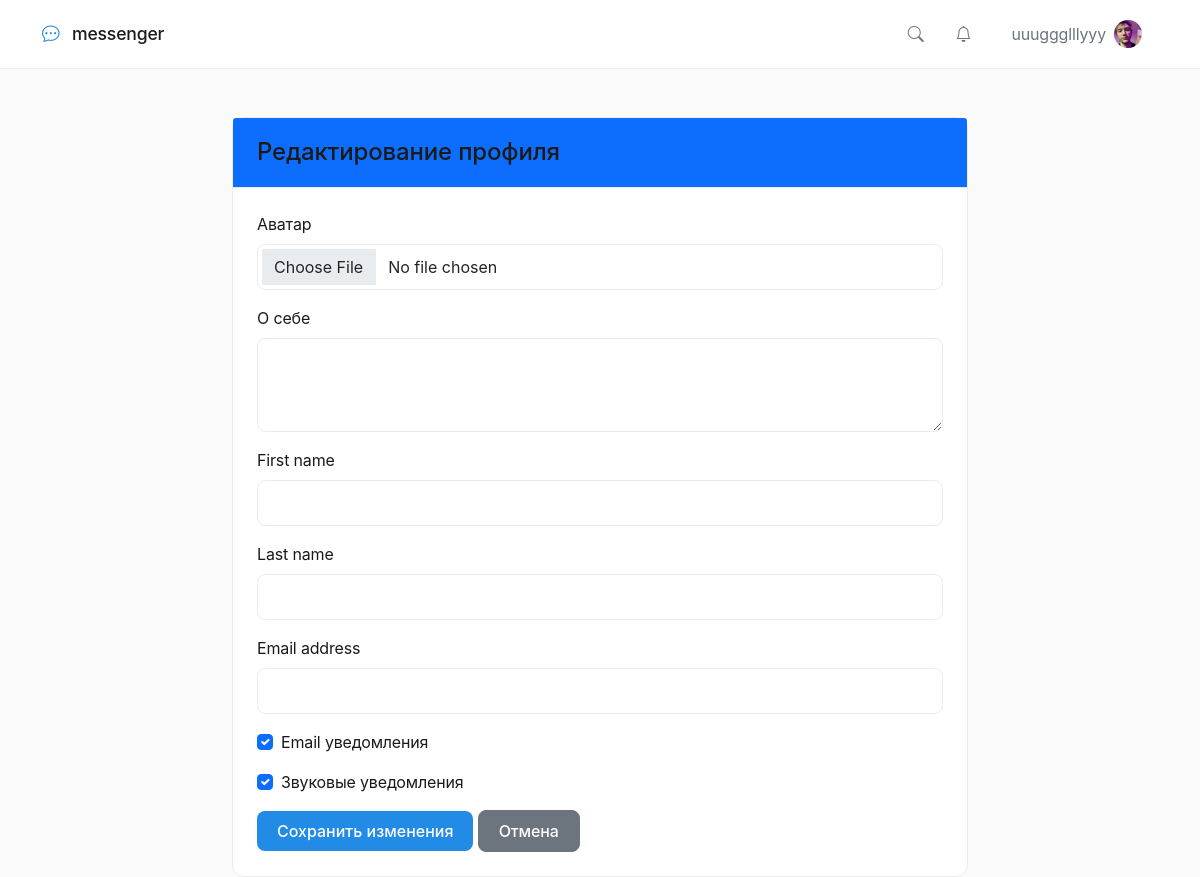
Page /accounts/profile/edit/ (signed in) on the committed database.
### accounts/models.py (models this page shows, shortened)
class User(AbstractUser):
    groups = models.ManyToManyField(
        'auth.Group',
        verbose_name='groups',
        blank=True,
        related_name='custom_user_set',
        related_query_name='custom_user',
    )
    user_permissions = models.ManyToManyField(
        'auth.Permission',
        verbose_name='user permissions',
        blank=True,
        related_name='custom_user_set',
        related_query_name='custom_user',
    )
    avatar = models.ImageField(upload_to='avatars/', null=True, blank=True, verbose_name='Аватар')
    bio = models.TextField(max_length=500, blank=True, verbose_name='О себе')
    is_online = models.BooleanField(default=False, verbose_name='Онлайн')
    last_seen = models.DateTimeField(null=True, blank=True, verbose_name='Последний визит')
    in_call = models.BooleanField(default=False, verbose_name='В звонке')
    current_call_chat_id = models.IntegerField(null=True, blank=True, verbose_name='ID чата звонка')
    email_notifications = models.BooleanField(default=True, verbose_name='Email уведомления')
    sound_notifications = models.BooleanField(default=True, verbose_name='Звуковые уведомления')
    created_at = models.DateTimeField(auto_now_add=True, verbose_name='Дата регистрации')
    updated_at = models.DateTimeField(auto_now=True, verbose_name='Дата обновления')
    class Meta:
        verbose_name = 'Пользователь'
        verbose_name_plural = 'Пользователи'

### accounts/views.py (the view)
# urls.py: path('profile/edit/', views.edit_profile, name='edit_profile'),
@login_required
def edit_profile(request):
    if request.method == 'POST':
        form = UserProfileForm(request.POST, request.FILES, instance=request.user)
        if form.is_valid():
            form.save()
            messages.success(request, '✅ Профиль успешно обновлен!')
            return redirect('accounts:profile')
    else:
        form = UserProfileForm(instance=request.user)
    return render(request, 'accounts/edit_profile.html', {'form': form})

### accounts/forms.py
class UserProfileForm(forms.ModelForm):
    class Meta:
        model = User
        fields = ('avatar', 'bio', 'first_name', 'last_name', 'email',
                  'email_notifications', 'sound_notifications')
        widgets = {
            'bio': forms.Textarea(attrs={'rows': 3, 'class': 'form-control'}),
            'avatar': forms.FileInput(attrs={'class': 'form-control'}),
            'first_name': forms.TextInput(attrs={'class': 'form-control'}),
            'last_name': forms.TextInput(attrs={'class': 'form-control'}),
            'email': forms.EmailInput(attrs={'class': 'form-control'}),
            'email_notifications': forms.CheckboxInput(attrs={'class': 'form-check-input'}),
            'sound_notifications': forms.CheckboxInput(attrs={'class': 'form-check-input'}),
        }

### templates/accounts/edit_profile.html (shortened to what this page needs)
{% extends 'base.html' %}
{% load crispy_forms_tags %}
{% block content %}
<div class="row">
    <div class="col-md-8 mx-auto">
        <div class="card">
            <div class="card-header bg-primary text-white">
                <h4 class="mb-0">Редактирование профиля</h4>
            </div>
            <div class="card-body">
                <form method="post" enctype="multipart/form-data">
                    {{ form|crispy }}
                    <button type="submit" class="btn btn-primary">Сохранить изменения</button>
                    <a href="{% url 'accounts:profile' %}" class="btn btn-secondary">Отмена</a>
                </form>
            </div>
        </div>
    </div>
</div>
{% endblock %}

### templates/base.html (shortened to what this page needs)
<!DOCTYPE html>
<html lang="ru">
<head>
    <link href="https://cdn.jsdelivr.net/npm/bootstrap@5.1.3/dist/css/bootstrap.min.css" rel="stylesheet">
    <link rel="stylesheet" href="https://cdn.jsdelivr.net/npm/bootstrap-icons@1.11.1/font/bootstrap-icons.css">
</head>
<body>
    <nav class="navbar">
        <div class="container">
            <a class="navbar-brand" href="{% url 'chat:home' %}">
                <i class="bi bi-chat-dots"></i> messenger
            </a>
            <div class="d-flex align-items-center">
                {% if user.is_authenticated %}
                    <a class="nav-link" href="{% url 'accounts:search_users' %}" title="Поиск">
                        <i class="bi bi-search"></i>
                    </a>
                    <div class="dropdown">
                        <a class="nav-link position-relative" href="#" id="notificationsDropdown"
                           role="button" data-bs-toggle="dropdown" aria-expanded="false">
                            <i class="bi bi-bell"></i>
                        </a>
                    </div>
                    <div class="dropdown ms-2">
                        <a class="nav-link d-flex align-items-center" href="#" role="button" data-bs-toggle="dropdown">
                            <span class="me-2">{{ user.username }}</span>
                            {% if user.avatar %}
                                <img src="{{ user.avatar.url }}" alt="" class="rounded-circle" style="width: 28px; height: 28px; object-fit: cover;">
                            {% else %}
                                <div class="avatar-placeholder" style="width: 28px; height: 28px; font-size: 12px;">
                                    {{ user.username|first|upper }}
                                </div>
                            {% endif %}
                        </a>
                    </div>
                {% else %}
                    <a class="nav-link" href="{% url 'accounts:login' %}">Вход</a>
                    <a class="nav-link" href="{% url 'accounts:register' %}">Регистрация</a>
                {% endif %}
            </div>
        </div>
    </nav>
    <div class="container mt-4 mt-md-5">
        {% block content %}{% endblock %}
    </div>
</body>
</html>

### templates/base.html (style rules this page uses)
:root { --bg-primary: #ffffff; --bg-secondary: #fafafa; --text-primary: #1a1a1a; --text-secondary: #6c757d; --border-color: #e9ecef; --accent-color: #228be6; --accent-hover: #1c7ed6; --shadow-sm: 0 1px 2px rgba(0,0,0,0.02); --shadow-md: 0 2px 8px rgba(0,0,0,0.02); --transition: all 0.2s cubic-bezier(0.4, 0, 0.2, 1); }
body { background-color: var(--bg-secondary); color: var(--text-primary); font-family: -apple-system, BlinkMacSystemFont, 'Segoe UI', Roboto, sans-serif; line-height: 1.5; letter-spacing: -0.01em; }
.navbar { background-color: var(--bg-primary) !important; border-bottom: 1px solid var(--border-color); padding: 0.75rem 0; box-shadow: none; }
.navbar-brand { color: var(--text-primary) !important; font-weight: 500; font-size: 1.1rem; letter-spacing: -0.01em; }
.navbar-brand i { color: var(--accent-color); margin-right: 0.5rem; }
.nav-link { color: var(--text-secondary) !important; padding: 0.5rem 1rem !important; transition: var(--transition); }
.card { background-color: var(--bg-primary); border: 1px solid var(--border-color); border-radius: 12px; box-shadow: none; transition: var(--transition); }
.card-header { background-color: transparent; border-bottom: 1px solid var(--border-color); padding: 1.25rem 1.5rem; }
.card-header h4, .card-header h5 { font-weight: 500; color: var(--text-primary); margin: 0; }
.card-body { padding: 1.5rem; }
.btn { border-radius: 8px; padding: 0.5rem 1.25rem; font-weight: 450; transition: var(--transition); }
.btn-primary { background-color: var(--accent-color); border: none; color: white; }
.avatar, .rounded-circle { border-radius: 50% !important; border: none; object-fit: cover; }
.form-control { border: 1px solid var(--border-color); border-radius: 8px; padding: 0.625rem 1rem; background-color: var(--bg-primary); transition: var(--transition); }
a { text-decoration: none; color: var(--accent-color); }

### rows in the picture
User: username "uuuggglllyyy", avatar (picture), email_notifications "☑", sound_notifications "☑"
